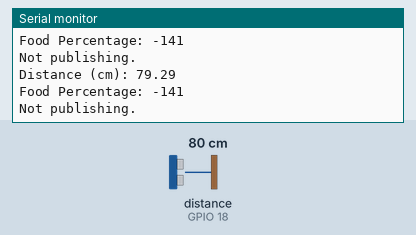
A program run on a simulated ESP32. On the bench: the last lines printed to the serial monitor. Wiring (inferred from the names in the program): ultrasonic range finder: trigger GPIO 5; echo GPIO 18. The test bench sets the inputs (shaded band); at power-on: distance to the obstacle (sensor on GPIO 18) 80 cm. The echo pulse lasts 58.3 µs per cm; WiFi joins after 1.5 s; servers stay silent unless stated; no MQTT or app messages arrive unless stated.

Above: at 3.2 s.
3.3 s: distance to the obstacle (sensor on GPIO 18) set to 36 cm
At 4.6 s:
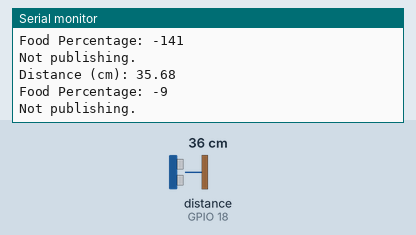
4.8 s: distance to the obstacle (sensor on GPIO 18) set to 31 cm
At 5.9 s:
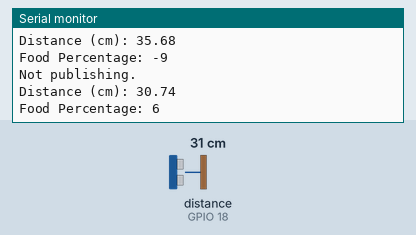
Timing chart, 0 to 7.8 s (numbered marks = the images above; inputs shaded):
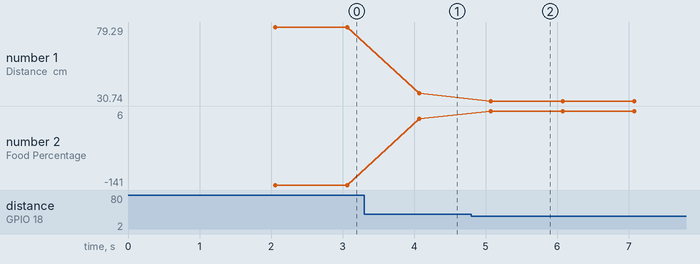

Measured:
- the behaviour switches between 34 and 33 cm on distance to the obstacle (sensor on GPIO 18) (found by bisection; images 1 and 2)
- after the input at 3.3 s, the serial monitor: prints a new line after 0.77 s (image 1)
- after the input at 4.8 s, the serial monitor: prints a new line after 0.27 s (image 2)
- plotted number 1: 79.29 → 35.68 after the input at 3.3 s, 35.68 → 30.74 after the input at 4.8 s
- plotted number 2: -141 → -9 after the input at 3.3 s

The program:

main.cpp
```cpp
#include <Arduino.h>
#include <WiFi.h>
#include <PubSubClient.h>
#include <string>

//assign pin
const int trigPin = 5;
const int echoPin = 18;

//define wifi name and password
#define WIFI_SSID "Brennius"
#define WIFI_PASS "frvq4195"

//define mqtt server
#define MQTT_BROKER "mqtt.tawanchai.com"
#define MQTT_PORT 1883
#define MQTT_USER "champ"  // ไม่ต้องใส่เครื่องหมาย <>
#define MQTT_PASS "ztwmdmqi"      // ไม่ต้องใส่เครื่องหมาย <>
#define MQTT_NAME ""

WiFiClient client;
PubSubClient mqtt(client);

//define sound speed in cm/uS
#define SOUND_SPEED 0.034
#define CM_TO_INCH 0.393701
//define max tray length in cm
#define MAX_LENGTH 33

long duration;
float distanceCm;
float distanceInch;
//connecting WIFI
void connectToWiFi() {
  Serial.println("Connecting WIFI");

  WiFi.begin(WIFI_SSID, WIFI_PASS);

  while (WiFi.status() != WL_CONNECTED) {
    Serial.print(".");
    delay(1000);
  }

  Serial.println("WIFI connected");
  Serial.println("Mac address");
  Serial.println(WiFi.macAddress());

}


void setup() {
  Serial.begin(115200); // Starts the serial communication
  connectToWiFi(); //Connect to WIFI
  pinMode(trigPin, OUTPUT); // Sets the trigPin as an Output
  pinMode(echoPin, INPUT); // Sets the echoPin as an Input
  mqtt.setServer(MQTT_BROKER, MQTT_PORT);
}

void loop() {
    //connecting mqtt
    if (!mqtt.connected()) {
    Serial.print("MQTT connection... ");

    while (!mqtt.connected()) {
      Serial.println("Reconnecting to MQTT Broker..");

      if (mqtt.connect(MQTT_NAME,MQTT_USER,MQTT_PASS)) {
        Serial.println("Connected.... Success");
        mqtt.publish("b6310500287/debug","Hello World");
      }
    }
  } else {
    mqtt.loop();
  }

  // Clears the trigPin
  digitalWrite(trigPin, LOW);
  delayMicroseconds(2);
  // Sets the trigPin on HIGH state for 10 micro seconds
  digitalWrite(trigPin, HIGH);
  delayMicroseconds(10);
  digitalWrite(trigPin, LOW);

  // Reads the echoPin, returns the sound wave travel time in microseconds
  duration = pulseIn(echoPin, HIGH);

  // Calculate the distance
  distanceCm = duration * SOUND_SPEED/2;

  // Prints the distance in the Serial Monitor
  Serial.print("Distance (cm): ");
  Serial.println(distanceCm);

  //calculating food percentage
  int foodPercentageInt = floor(((MAX_LENGTH-distanceCm)/MAX_LENGTH)*100);
  std::string foodPercentageStr = std::to_string(foodPercentageInt);
  Serial.print("Food Percentage: ");
  Serial.println(foodPercentageStr.c_str());

  if (foodPercentageInt <= 100 and foodPercentageInt >= 0){
    //mqtt publish food status
    mqtt.publish("b6310500287/food_level",foodPercentageStr.c_str());
  }
  else{
    Serial.println("Not publishing.");
  }


  delay(1000);
}
```
